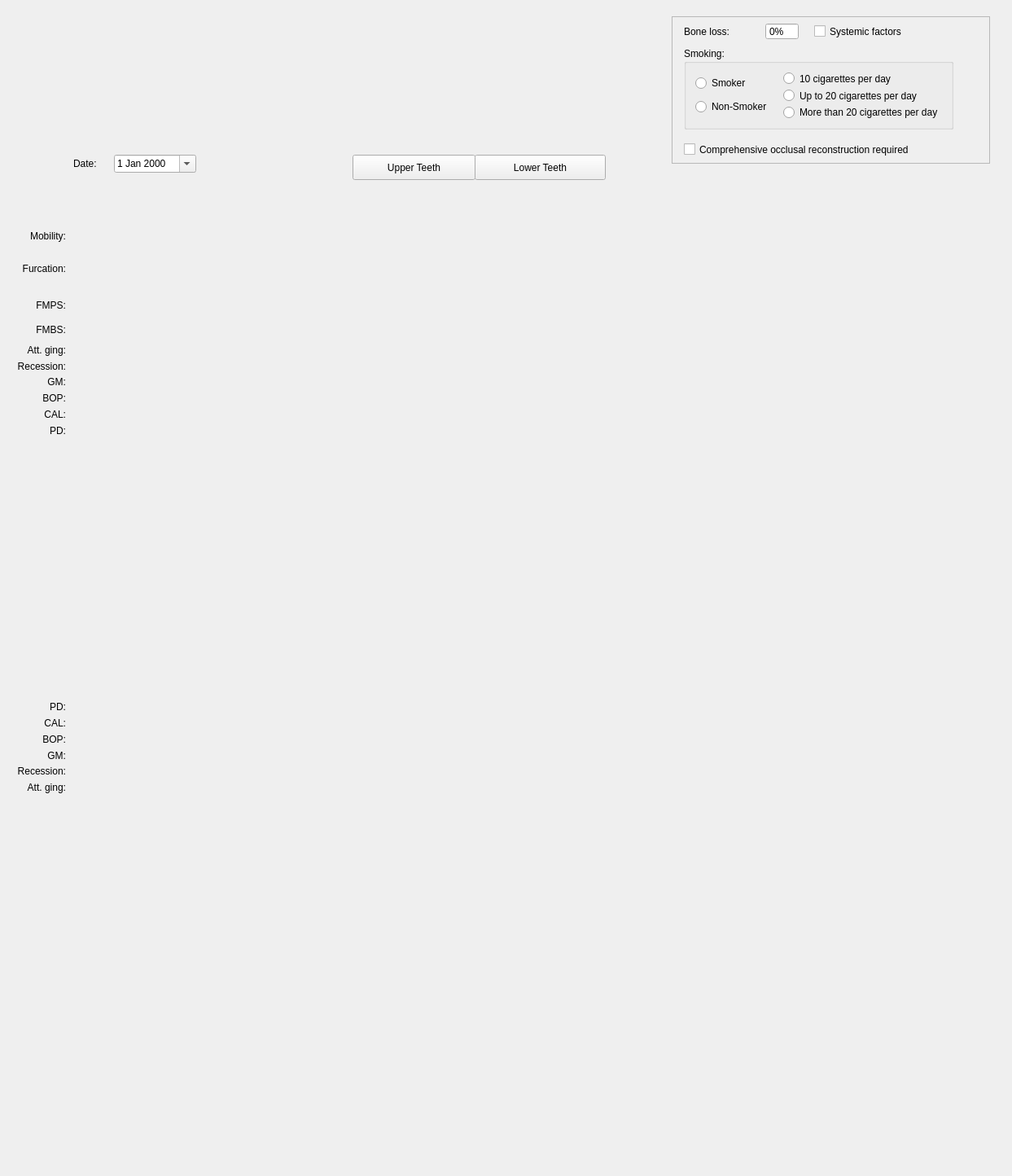
<?xml version="1.0" encoding="UTF-8"?>
<ui version="4.0">
 <class>PerioViewClass</class>
 <widget class="QWidget" name="PerioViewClass">
  <property name="geometry">
   <rect>
    <x>0</x>
    <y>0</y>
    <width>1243</width>
    <height>1444</height>
   </rect>
  </property>
  <property name="sizePolicy">
   <sizepolicy hsizetype="Fixed" vsizetype="Fixed">
    <horstretch>0</horstretch>
    <verstretch>0</verstretch>
   </sizepolicy>
  </property>
  <property name="minimumSize">
   <size>
    <width>1243</width>
    <height>1424</height>
   </size>
  </property>
  <property name="windowTitle">
   <string>PerioView</string>
  </property>
  <widget class="HalfRoundedButton" name="upperButton">
   <property name="geometry">
    <rect>
     <x>433</x>
     <y>190</y>
     <width>151</width>
     <height>31</height>
    </rect>
   </property>
   <property name="text">
    <string>Upper Teeth</string>
   </property>
   <property name="checkable">
    <bool>true</bool>
   </property>
  </widget>
  <widget class="HalfRoundedButton" name="lowerButton">
   <property name="geometry">
    <rect>
     <x>583</x>
     <y>190</y>
     <width>161</width>
     <height>31</height>
    </rect>
   </property>
   <property name="text">
    <string>Lower Teeth</string>
   </property>
   <property name="checkable">
    <bool>true</bool>
   </property>
  </widget>
  <widget class="QLabel" name="riskLabel">
   <property name="geometry">
    <rect>
     <x>480</x>
     <y>1320</y>
     <width>401</width>
     <height>51</height>
    </rect>
   </property>
   <property name="font">
    <font>
     <pointsize>16</pointsize>
    </font>
   </property>
   <property name="text">
    <string/>
   </property>
   <property name="alignment">
    <set>Qt::AlignmentFlag::AlignCenter</set>
   </property>
  </widget>
  <widget class="PerioStatisticView" name="perioStatistics" native="true">
   <property name="geometry">
    <rect>
     <x>90</x>
     <y>1020</y>
     <width>1126</width>
     <height>361</height>
    </rect>
   </property>
  </widget>
  <widget class="DateEdit" name="dateEdit">
   <property name="geometry">
    <rect>
     <x>140</x>
     <y>190</y>
     <width>101</width>
     <height>22</height>
    </rect>
   </property>
   <property name="calendarPopup">
    <bool>true</bool>
   </property>
  </widget>
  <widget class="QLabel" name="label_2">
   <property name="geometry">
    <rect>
     <x>90</x>
     <y>190</y>
     <width>49</width>
     <height>21</height>
    </rect>
   </property>
   <property name="text">
    <string>Date:</string>
   </property>
  </widget>
  <widget class="PatientTileInfo" name="patientInfoTile" native="true">
   <property name="geometry">
    <rect>
     <x>100</x>
     <y>20</y>
     <width>700</width>
     <height>165</height>
    </rect>
   </property>
  </widget>
  <widget class="RoundedFrame" name="frame">
   <property name="geometry">
    <rect>
     <x>825</x>
     <y>20</y>
     <width>391</width>
     <height>181</height>
    </rect>
   </property>
   <property name="frameShape">
    <enum>QFrame::Shape::StyledPanel</enum>
   </property>
   <property name="frameShadow">
    <enum>QFrame::Shadow::Raised</enum>
   </property>
   <widget class="QCheckBox" name="restoreCheck">
    <property name="geometry">
     <rect>
      <x>15</x>
      <y>148</y>
      <width>331</width>
      <height>31</height>
     </rect>
    </property>
    <property name="text">
     <string>Comprehensive occlusal reconstruction required</string>
    </property>
   </widget>
   <widget class="QSpinBox" name="boneSpin">
    <property name="geometry">
     <rect>
      <x>115</x>
      <y>8</y>
      <width>41</width>
      <height>21</height>
     </rect>
    </property>
    <property name="buttonSymbols">
     <enum>QAbstractSpinBox::ButtonSymbols::NoButtons</enum>
    </property>
    <property name="suffix">
     <string>%</string>
    </property>
    <property name="maximum">
     <number>100</number>
    </property>
   </widget>
   <widget class="QGroupBox" name="groupBox">
    <property name="geometry">
     <rect>
      <x>15</x>
      <y>38</y>
      <width>331</width>
      <height>101</height>
     </rect>
    </property>
    <property name="title">
     <string>Smoking:</string>
    </property>
    <layout class="QHBoxLayout" name="horizontalLayout">
     <item>
      <layout class="QVBoxLayout" name="verticalLayout">
       <item>
        <widget class="QRadioButton" name="radioSmoke_1">
         <property name="text">
          <string>Smoker</string>
         </property>
        </widget>
       </item>
       <item>
        <widget class="QRadioButton" name="radioSmoke_2">
         <property name="text">
          <string>Non-Smoker</string>
         </property>
        </widget>
       </item>
      </layout>
     </item>
     <item>
      <layout class="QVBoxLayout" name="verticalLayout_2">
       <item>
        <widget class="QRadioButton" name="radioSmoke_3">
         <property name="text">
          <string>10 cigarettes per day</string>
         </property>
        </widget>
       </item>
       <item>
        <widget class="QRadioButton" name="radioSmoke_4">
         <property name="text">
          <string>Up to 20 cigarettes per day</string>
         </property>
        </widget>
       </item>
       <item>
        <widget class="QRadioButton" name="radioSmoke_5">
         <property name="text">
          <string>More than 20 cigarettes per day</string>
         </property>
        </widget>
       </item>
      </layout>
     </item>
    </layout>
   </widget>
   <widget class="QLabel" name="label">
    <property name="geometry">
     <rect>
      <x>15</x>
      <y>8</y>
      <width>101</width>
      <height>21</height>
     </rect>
    </property>
    <property name="text">
     <string>Bone loss:</string>
    </property>
   </widget>
   <widget class="QCheckBox" name="systemicCheck">
    <property name="geometry">
     <rect>
      <x>175</x>
      <y>8</y>
      <width>161</width>
      <height>21</height>
     </rect>
    </property>
    <property name="text">
     <string>Systemic factors</string>
    </property>
   </widget>
  </widget>
  <widget class="QFrame" name="frame_2">
   <property name="geometry">
    <rect>
     <x>-10</x>
     <y>220</y>
     <width>91</width>
     <height>757</height>
    </rect>
   </property>
   <property name="frameShape">
    <enum>QFrame::Shape::NoFrame</enum>
   </property>
   <property name="frameShadow">
    <enum>QFrame::Shadow::Plain</enum>
   </property>
   <layout class="QVBoxLayout" name="verticalLayout_4">
    <property name="spacing">
     <number>0</number>
    </property>
    <property name="leftMargin">
     <number>0</number>
    </property>
    <property name="topMargin">
     <number>60</number>
    </property>
    <property name="rightMargin">
     <number>0</number>
    </property>
    <property name="bottomMargin">
     <number>0</number>
    </property>
    <item>
     <widget class="QLabel" name="label_4">
      <property name="text">
       <string>Mobility:</string>
      </property>
      <property name="alignment">
       <set>Qt::AlignmentFlag::AlignRight|Qt::AlignmentFlag::AlignTrailing|Qt::AlignmentFlag::AlignVCenter</set>
      </property>
     </widget>
    </item>
    <item>
     <widget class="QLabel" name="label_5">
      <property name="minimumSize">
       <size>
        <width>0</width>
        <height>60</height>
       </size>
      </property>
      <property name="maximumSize">
       <size>
        <width>16777215</width>
        <height>60</height>
       </size>
      </property>
      <property name="text">
       <string>Furcation:</string>
      </property>
      <property name="alignment">
       <set>Qt::AlignmentFlag::AlignRight|Qt::AlignmentFlag::AlignTrailing|Qt::AlignmentFlag::AlignVCenter</set>
      </property>
     </widget>
    </item>
    <item>
     <widget class="QFrame" name="frame_3">
      <property name="minimumSize">
       <size>
        <width>0</width>
        <height>60</height>
       </size>
      </property>
      <property name="maximumSize">
       <size>
        <width>16777215</width>
        <height>60</height>
       </size>
      </property>
      <property name="frameShape">
       <enum>QFrame::Shape::NoFrame</enum>
      </property>
      <property name="frameShadow">
       <enum>QFrame::Shadow::Plain</enum>
      </property>
      <layout class="QVBoxLayout" name="verticalLayout_3">
       <property name="spacing">
        <number>0</number>
       </property>
       <property name="leftMargin">
        <number>0</number>
       </property>
       <property name="topMargin">
        <number>0</number>
       </property>
       <property name="rightMargin">
        <number>0</number>
       </property>
       <property name="bottomMargin">
        <number>0</number>
       </property>
       <item>
        <widget class="QLabel" name="label_6">
         <property name="text">
          <string>FMPS:</string>
         </property>
         <property name="alignment">
          <set>Qt::AlignmentFlag::AlignRight|Qt::AlignmentFlag::AlignTrailing|Qt::AlignmentFlag::AlignVCenter</set>
         </property>
        </widget>
       </item>
       <item>
        <widget class="QLabel" name="label_7">
         <property name="text">
          <string>FMBS:</string>
         </property>
         <property name="alignment">
          <set>Qt::AlignmentFlag::AlignRight|Qt::AlignmentFlag::AlignTrailing|Qt::AlignmentFlag::AlignVCenter</set>
         </property>
        </widget>
       </item>
      </layout>
     </widget>
    </item>
    <item>
     <widget class="QLabel" name="label_8">
      <property name="text">
       <string>Att. ging:</string>
      </property>
      <property name="alignment">
       <set>Qt::AlignmentFlag::AlignRight|Qt::AlignmentFlag::AlignTrailing|Qt::AlignmentFlag::AlignVCenter</set>
      </property>
     </widget>
    </item>
    <item>
     <widget class="QLabel" name="label_9">
      <property name="text">
       <string>Recession:</string>
      </property>
      <property name="alignment">
       <set>Qt::AlignmentFlag::AlignRight|Qt::AlignmentFlag::AlignTrailing|Qt::AlignmentFlag::AlignVCenter</set>
      </property>
     </widget>
    </item>
    <item>
     <widget class="QLabel" name="label_10">
      <property name="text">
       <string>GM:</string>
      </property>
      <property name="alignment">
       <set>Qt::AlignmentFlag::AlignRight|Qt::AlignmentFlag::AlignTrailing|Qt::AlignmentFlag::AlignVCenter</set>
      </property>
     </widget>
    </item>
    <item>
     <widget class="QLabel" name="label_11">
      <property name="text">
       <string>BOP:</string>
      </property>
      <property name="alignment">
       <set>Qt::AlignmentFlag::AlignRight|Qt::AlignmentFlag::AlignTrailing|Qt::AlignmentFlag::AlignVCenter</set>
      </property>
     </widget>
    </item>
    <item>
     <widget class="QLabel" name="label_12">
      <property name="text">
       <string>CAL:</string>
      </property>
      <property name="alignment">
       <set>Qt::AlignmentFlag::AlignRight|Qt::AlignmentFlag::AlignTrailing|Qt::AlignmentFlag::AlignVCenter</set>
      </property>
     </widget>
    </item>
    <item>
     <widget class="QLabel" name="label_13">
      <property name="text">
       <string>PD:</string>
      </property>
      <property name="alignment">
       <set>Qt::AlignmentFlag::AlignRight|Qt::AlignmentFlag::AlignTrailing|Qt::AlignmentFlag::AlignVCenter</set>
      </property>
     </widget>
    </item>
    <item>
     <widget class="QLabel" name="label_20">
      <property name="minimumSize">
       <size>
        <width>0</width>
        <height>320</height>
       </size>
      </property>
      <property name="maximumSize">
       <size>
        <width>16777215</width>
        <height>315</height>
       </size>
      </property>
      <property name="text">
       <string/>
      </property>
     </widget>
    </item>
    <item>
     <widget class="QLabel" name="label_15">
      <property name="text">
       <string>PD:</string>
      </property>
      <property name="alignment">
       <set>Qt::AlignmentFlag::AlignRight|Qt::AlignmentFlag::AlignTrailing|Qt::AlignmentFlag::AlignVCenter</set>
      </property>
     </widget>
    </item>
    <item>
     <widget class="QLabel" name="label_16">
      <property name="text">
       <string>CAL:</string>
      </property>
      <property name="alignment">
       <set>Qt::AlignmentFlag::AlignRight|Qt::AlignmentFlag::AlignTrailing|Qt::AlignmentFlag::AlignVCenter</set>
      </property>
     </widget>
    </item>
    <item>
     <widget class="QLabel" name="label_14">
      <property name="text">
       <string>BOP:</string>
      </property>
      <property name="alignment">
       <set>Qt::AlignmentFlag::AlignRight|Qt::AlignmentFlag::AlignTrailing|Qt::AlignmentFlag::AlignVCenter</set>
      </property>
     </widget>
    </item>
    <item>
     <widget class="QLabel" name="label_17">
      <property name="text">
       <string>GM:</string>
      </property>
      <property name="alignment">
       <set>Qt::AlignmentFlag::AlignRight|Qt::AlignmentFlag::AlignTrailing|Qt::AlignmentFlag::AlignVCenter</set>
      </property>
     </widget>
    </item>
    <item>
     <widget class="QLabel" name="label_18">
      <property name="text">
       <string>Recession:</string>
      </property>
      <property name="alignment">
       <set>Qt::AlignmentFlag::AlignRight|Qt::AlignmentFlag::AlignTrailing|Qt::AlignmentFlag::AlignVCenter</set>
      </property>
     </widget>
    </item>
    <item>
     <widget class="QLabel" name="label_19">
      <property name="text">
       <string>Att. ging:</string>
      </property>
      <property name="alignment">
       <set>Qt::AlignmentFlag::AlignRight|Qt::AlignmentFlag::AlignTrailing|Qt::AlignmentFlag::AlignVCenter</set>
      </property>
     </widget>
    </item>
   </layout>
  </widget>
  <widget class="PerioStatusView" name="maxilla" native="true">
   <property name="geometry">
    <rect>
     <x>90</x>
     <y>240</y>
     <width>1126</width>
     <height>760</height>
    </rect>
   </property>
  </widget>
  <widget class="PerioStatusView" name="mandibula" native="true">
   <property name="geometry">
    <rect>
     <x>90</x>
     <y>240</y>
     <width>1126</width>
     <height>760</height>
    </rect>
   </property>
  </widget>
  <zorder>patientInfoTile</zorder>
  <zorder>upperButton</zorder>
  <zorder>lowerButton</zorder>
  <zorder>riskLabel</zorder>
  <zorder>perioStatistics</zorder>
  <zorder>dateEdit</zorder>
  <zorder>label_2</zorder>
  <zorder>frame</zorder>
  <zorder>frame_2</zorder>
  <zorder>maxilla</zorder>
  <zorder>mandibula</zorder>
 </widget>
 <layoutdefault spacing="6" margin="11"/>
 <customwidgets>
  <customwidget>
   <class>PatientTileInfo</class>
   <extends>QWidget</extends>
   <header>View/SubWidgets/PatientTileInfo.h</header>
   <container>1</container>
  </customwidget>
  <customwidget>
   <class>DateEdit</class>
   <extends>QDateEdit</extends>
   <header>View/uiComponents/DateEdit.h</header>
  </customwidget>
  <customwidget>
   <class>PerioStatusView</class>
   <extends>QWidget</extends>
   <header>View/Widgets/PerioStatusView.h</header>
   <container>1</container>
  </customwidget>
  <customwidget>
   <class>HalfRoundedButton</class>
   <extends>QPushButton</extends>
   <header>View/uiComponents/HalfRoundedButton.h</header>
  </customwidget>
  <customwidget>
   <class>PerioStatisticView</class>
   <extends>QWidget</extends>
   <header>View/SubWidgets/PerioStatisticView.h</header>
   <container>1</container>
  </customwidget>
  <customwidget>
   <class>RoundedFrame</class>
   <extends>QFrame</extends>
   <header>View/uiComponents/RoundedFrame.h</header>
   <container>1</container>
  </customwidget>
 </customwidgets>
 <resources/>
 <connections/>
</ui>
